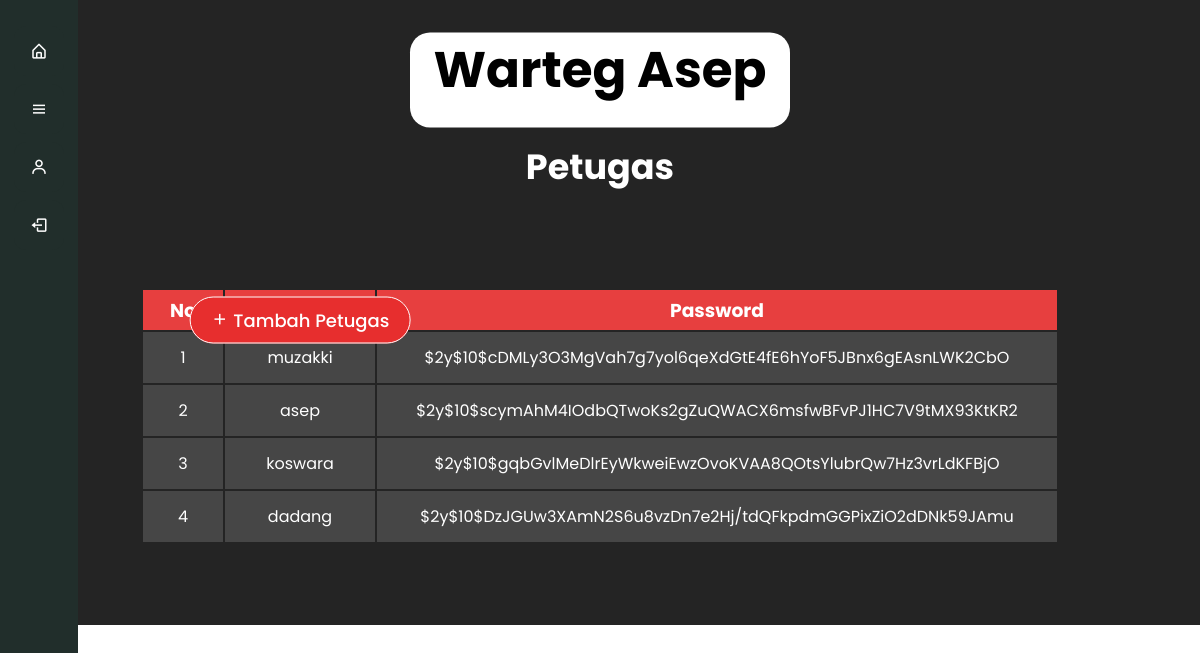
Screenshot of /petugas.php (signed in) with the database file from the repository.
### tables this page shows
CREATE TABLE `user` (
  `id` int(11) NOT NULL,
  `username` varchar(30) NOT NULL,
  `password` varchar(200) NOT NULL
);

### functions.php (called while the page is built, shortened)
<?php
$conn = mysqli_connect("localhost", "root", "", "promnet");
function query($query)
{
    global $conn;
    $result = mysqli_query($conn, $query);
    $rows = [];
    while ($row = mysqli_fetch_assoc($result)) {
        $rows[] = $row;
    }
    return $rows;
}

### petugas.php (the view, shortened to what this page needs)
<?php
include('functions.php');
$petugas = query("SELECT * FROM user");
?>
<!DOCTYPE html>
<html lang="en">
<head>
    <link rel="stylesheet" href="css/style_petugas.css">
    <link href='https://unpkg.com/boxicons@2.0.7/css/boxicons.min.css' rel='stylesheet'>
</head>
<body>
    <div class="sidebar">
        <ul class="nav-list">
            <li>
                <a href="dashboard.php">
                    <i class='bx bx-home-alt'></i>
                </a>
            </li>
            <li>
                <a href="menu.php">
                    <i class='bx bx-menu'></i>
                </a>
            </li>
            <li>
                <a href="petugas.php">
                    <i class='bx bx-user'></i>
                </a>
            </li>
            <?php
            echo "<li><a onClick=\"return confirm('Apakah Anda ingin logout?')\"  href='logout.php'>
            <i class='bx bx-log-out'></i>
            <span class='links_name'>Logout</span>
            </a><span class='tooltip'>Logout</span>
            </li>";
            ?>
        </ul>
    </div>
    <section class="container">
        <center>
            <div class="kotak-judul">
                <h1 class="judul">Warteg Asep<br></h1>
            </div>
            <h1 class="subjudul">Petugas</h1>
        </center>
        <table class="add">
            <tr>
                <td><a class="add-petugas" href="registrasi.php"><i class="bx bx-plus"></i> Tambah Petugas</a></td>
            </tr>
        </table>
        <br><br><br>
        <table cellpadding="20" style="margin-left:auto;margin-right:auto">
            <thead>
                <tr>
                    <th style="width:80px;">
                        <h3>No</h3>
                    </th>
                    <th style="width:150px;">
                        <h3>Username</h3>
                    </th>
                    <th style="width:680px;">
                        <h3>Password</h3>
                    </th>
                </tr>
            </thead>
            <?php $i = 1; ?>
            <?php foreach ($petugas as $row) : ?>
                <tr class="isi-tabel">
                    <td style="padding:13px"><?= $i; ?></td>
                    <td><?= $row["username"]; ?></td>
                    <td><?= $row["password"]; ?></td>
                </tr>
                <?php $i++; ?>
            <?php endforeach; ?>
        </table>
        <br><br>
    </section>
</body>
</html>

### css/style_petugas.css (style rules this page uses)
* { margin: 0; padding: 0; box-sizing: border-box; font-family: "Poppins", sans-serif; }
.sidebar { position: fixed; left: 0; top: 0; height: 100%; width: 78px; background: #212e2b; padding: 6px 14px; z-index: 99; transition: all 0.5s ease; }
.sidebar i { color: #fff; height: 60px; min-width: 50px; font-size: 28px; text-align: center; line-height: 60px; }
.sidebar .nav-list { margin-top: 20px; height: 100%; }
.sidebar li { position: relative; margin: 8px 0; list-style: none; }
.sidebar li a { display: flex; height: 100%; width: 100%; border-radius: 12px; align-items: center; text-decoration: none; transition: all 0.4s ease; background: #212e2b; }
.sidebar li i { height: 50px; line-height: 50px; font-size: 18px; border-radius: 12px; }
.container { background-color: rgb(36, 36, 36); color: white; min-height: 625px; }
.add { position: absolute; top: 40%; left: 20%; transform: translate(-50%, -50%); }
.add-petugas { border: 1px solid; background: #e72e2e; border-radius: 25px; font-size: 18px; color: white; padding: 10px 20px; font-weight: 500; cursor: pointer; margin-left: 120px; text-decoration: none; }
.kotak-judul { position: absolute; top: 10%; left: 50%; transform: translate(-50%, -50%); width: 380px; background: #ffffff; color: black; border-radius: 20px; min-height: 20px; }
.judul { font-size: 50px; padding-bottom: 20px; }
.subjudul { padding-top: 140px; font-size: 35px; padding-bottom: 20px; }
thead { background-color: #e73f3f; height: 40px; }
.isi-tabel { margin-left: auto; margin-right: auto; text-align: center; background-color: rgb(70, 70, 70); }

### rows the page displays
user: username "muzakki", password "$2y$10$cDMLy3O3MgVah7g7yol6qeXdGtE4fE6hYoF5JBnx6gEAsnLWK2CbO"
user: username "asep", password "$2y$10$scymAhM4IOdbQTwoKs2gZuQWACX6msfwBFvPJ1HC7V9tMX93KtKR2"
user: username "koswara", password "$2y$10$gqbGvlMeDlrEyWkweiEwzOvoKVAA8QOtsYlubrQw7Hz3vrLdKFBjO"
user: username "dadang", password "$2y$10$DzJGUw3XAmN2S6u8vzDn7e2Hj/tdQFkpdmGGPixZiO2dDNk59JAmu"
